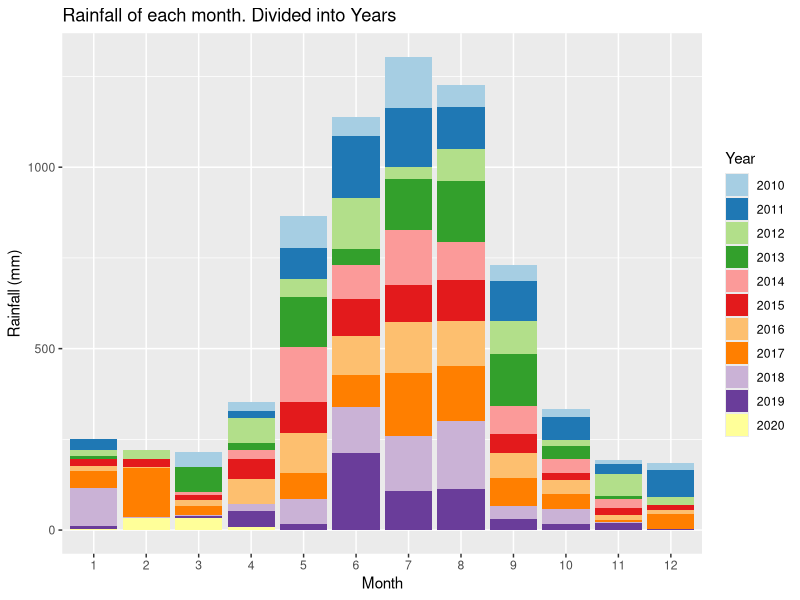
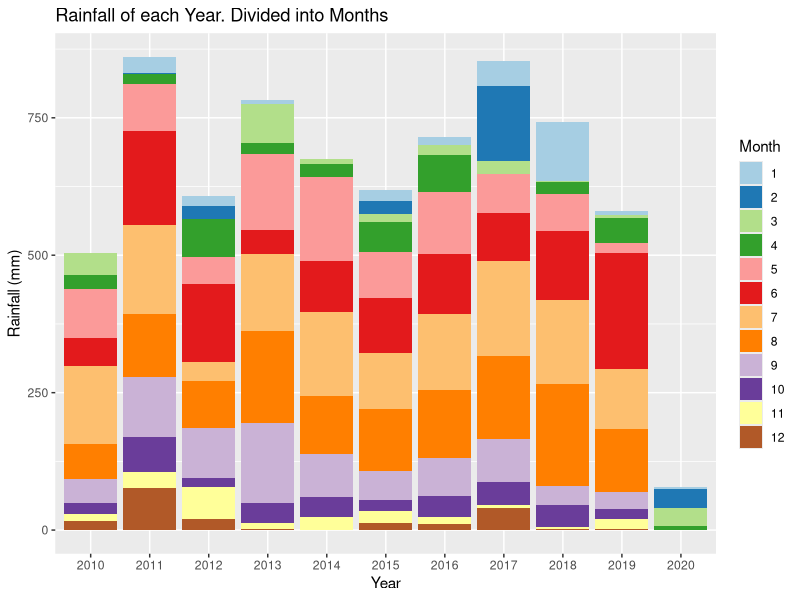

Generate these figures, in order, with R:
## ---- chunk 1
knitr::opts_chunk$set(echo = TRUE)
## ---- chunk 2
print('test')
## ---- chunk 3
data <-  read.csv("IDCJAC0009_009225_1800_Data.csv")
weather_data <- data
weather_data <- weather_data[which(is.na(weather_data$Rainfall.amount..millimetres.) == FALSE),]
## ---- chunk 4
range(weather_data$Year)
unique(weather_data$Bureau.of.Meteorology.station.number)
unique(weather_data$Product.code)
## ---- chunk 5
table(weather_data$Year, weather_data$Quality)
## ---- chunk 6
weather_data$date <- do.call(paste, c(weather_data[c("Day", "Month", "Year")], sep = "-"))
## ---- chunk 7
state <- function(x){
  stateList <- c()
  for(ii in 1:length(x)){
    if(x[ii] < 1){
      stateList <- c(stateList, "dry")
    }
    if(x[ii] >= 1){
      stateList <- c(stateList, "wet")
    }
  }
  return(stateList)
}
weather_data$state <- state(weather_data$Rainfall.amount..millimetres.)
## ---- chunk 8
train_data <- subset(weather_data, Year >= 2010)
library(ggplot2)
library(RColorBrewer)
# some plots of rainfall data grouped by year and month

ggplot(train_data, aes(x = factor(Month), y = train_data$Rainfall.amount..millimetres., fill = factor(Year))) + 
  geom_bar(stat = "identity") + 
  scale_fill_brewer(palette = "Paired") + 
  xlab("Month")+
  ylab("Rainfall (mm)")+
  labs(fill = "Year")+
  ggtitle("Rainfall of each month. Divided into Years")

ggplot(train_data, aes(x = factor(Year), y = train_data$Rainfall.amount..millimetres., fill = factor(Month))) + 
  geom_bar(stat = "identity") + 
  scale_fill_brewer(palette = "Paired") + 
  xlab("Year")+
  ylab("Rainfall (mm)")+
  labs(fill = "Month")+
  ggtitle("Rainfall of each Year. Divided into Months")
## ---- chunk 9
table(train_data$Month, train_data$Year)
